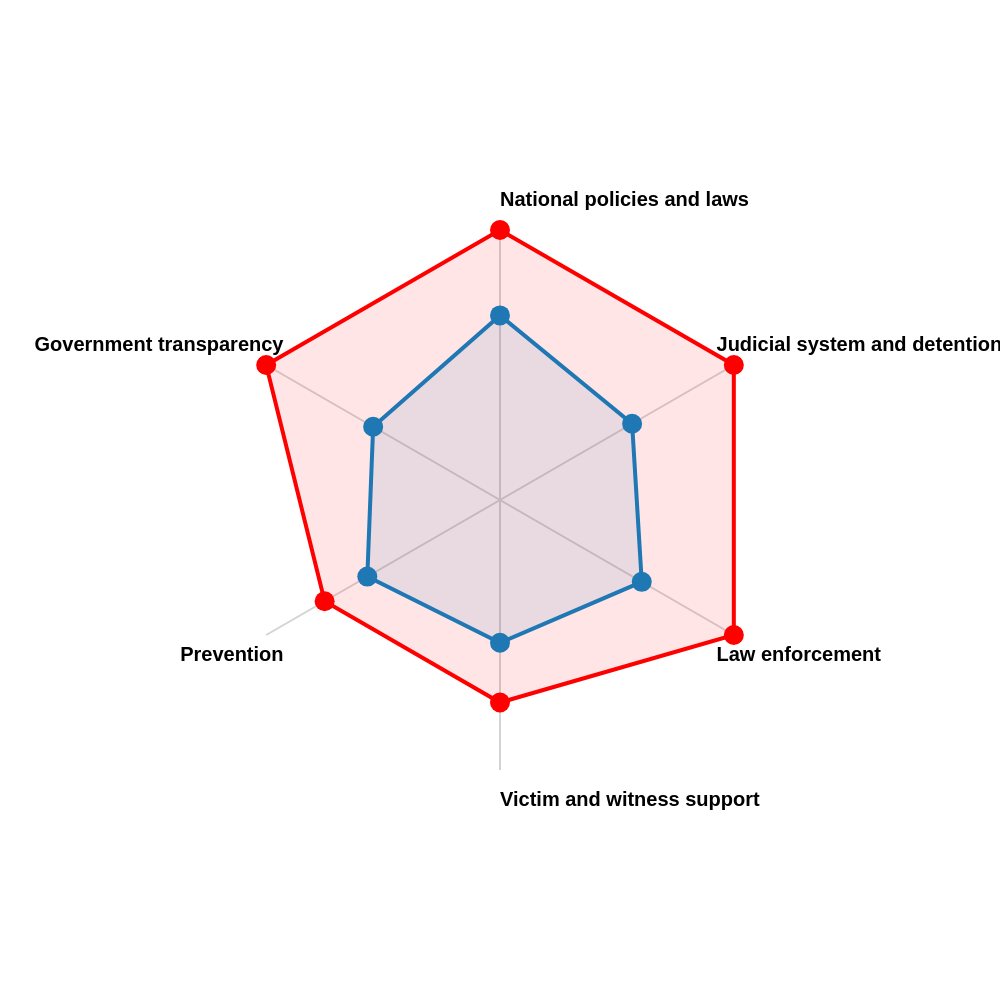

Vega-Lite specification stored for this chart:
### Vega specification from a JSON file in a GitHub repository (floating-point values rounded to 4 significant figures)
{"$schema": "https://vega.github.io/schema/vega/v5.json", "description": "A radar chart example, showing multiple dimensions in a radial layout.", "width": 500, "height": 500, "padding": 115, "autosize": {"type": "none", "contains": "padding"}, "signals": [{"name": "radius", "update": "width / 2"}], "data": [{"name": "table", "values": [{"Country": "Australia", "category": "Government transparency", "value": 8.0}, {"Country": "Australia", "category": "National policies and laws", "value": 8.0}, {"Country": "Australia", "category": "Judicial system and detention", "value": 8.0}, {"Country": "Australia", "category": "Law enforcement", "value": 8.0}, {"Country": "Australia", "category": "Victim and witness support", "value": 6.0}, {"Country": "Australia", "category": "Prevention", "value": 6.0}, {"Country": "Rest of World", "category": "Government transparency", "value": 4.34}, {"Country": "Rest of World", "category": "National policies and laws", "value": 5.47}, {"Country": "Rest of World", "category": "Judicial system and detention", "value": 4.52}, {"Country": "Rest of World", "category": "Law enforcement", "value": 4.85}, {"Country": "Rest of World", "category": "Victim and witness support", "value": 4.23}, {"Country": "Rest of World", "category": "Prevention", "value": 4.54}]}, {"name": "countries", "source": "table", "transform": [{"type": "aggregate", "groupby": ["category"]}]}], "scales": [{"name": "angular", "type": "point", "range": {"signal": "[-PI, PI]"}, "padding": 0.5, "domain": {"data": "countries", "field": "category"}}, {"name": "radial", "type": "linear", "range": {"signal": "[0, radius]"}, "zero": true, "nice": false, "domain": {"data": "table", "field": "value"}, "domainMin": 0}, {"name": "color", "type": "ordinal", "domain": ["Australia", "Rest of World"], "range": ["red", "#1f77b4"]}], "legends": [{"fill": "color", "title": "Country", "orient": "right", "encode": {"symbols": {"enter": {"fillOpacity": {"value": 0.8}, "stroke": {"value": "transparent"}}}}}], "encode": {"enter": {"x": {"signal": "radius"}, "y": {"signal": "radius"}}}, "marks": [{"type": "group", "name": "categories", "zindex": 1, "from": {"facet": {"data": "table", "name": "facet", "groupby": ["Country"]}}, "marks": [{"type": "line", "name": "category-line", "from": {"data": "facet"}, "encode": {"enter": {"interpolate": {"value": "linear-closed"}, "x": {"signal": "scale('radial', datum.value) * cos(scale('angular', datum.category))"}, "y": {"signal": "scale('radial', datum.value) * sin(scale('angular', datum.category))"}, "stroke": {"scale": "color", "field": "Country"}, "strokeWidth": {"value": 2}, "fill": {"scale": "color", "field": "Country"}, "fillOpacity": {"value": 0.1}}}}, {"type": "symbol", "from": {"data": "facet"}, "encode": {"enter": {"x": {"signal": "scale('radial', datum.value) * cos(scale('angular', datum.category))"}, "y": {"signal": "scale('radial', datum.value) * sin(scale('angular', datum.category))"}, "fill": {"scale": "color", "field": "Country"}, "size": {"value": 100}, "tooltip": {"signal": "datum.Country + ': ' + format(datum.value, '.2f')"}}}}]}, {"type": "rule", "name": "radial-grid", "from": {"data": "countries"}, "zindex": 0, "encode": {"enter": {"x": {"value": 0}, "y": {"value": 0}, "x2": {"signal": "radius * cos(scale('angular', datum.category))"}, "y2": {"signal": "radius * sin(scale('angular', datum.category))"}, "stroke": {"value": "lightgray"}, "strokeWidth": {"value": 1}}}}, {"type": "text", "name": "key-label", "from": {"data": "countries"}, "zindex": 1, "encode": {"enter": {"x": {"signal": "(radius - 10) * cos(scale('angular', datum.category))"}, "y": {"signal": "(radius + 10) * sin(scale('angular', datum.category))"}, "text": {"field": "category"}, "align": [{"test": "abs(scale('angular', datum.category)) > PI / 2", "value": "right"}, {"value": "left"}], "baseline": [{"test": "scale('angular', datum.category) > 0", "value": "top"}, {"test": "scale('angular', datum.category) == 0", "value": "middle"}, {"value": "bottom"}], "fill": {"value": "black"}, "fontWeight": {"value": "bold"}, "fontSize": {"value": 10}}}}]}
